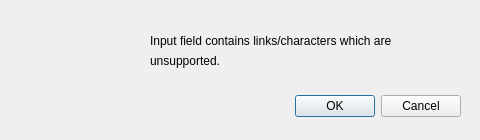
<?xml version="1.0" encoding="UTF-8"?>
<ui version="4.0">
 <class>Dialog</class>
 <widget class="QDialog" name="Dialog">
  <property name="geometry">
   <rect>
    <x>0</x>
    <y>0</y>
    <width>480</width>
    <height>140</height>
   </rect>
  </property>
  <property name="windowTitle">
   <string>Dialog</string>
  </property>
  <widget class="QDialogButtonBox" name="buttonBox">
   <property name="geometry">
    <rect>
     <x>260</x>
     <y>90</y>
     <width>201</width>
     <height>32</height>
    </rect>
   </property>
   <property name="orientation">
    <enum>Qt::Horizontal</enum>
   </property>
   <property name="standardButtons">
    <set>QDialogButtonBox::Cancel|QDialogButtonBox::Ok</set>
   </property>
  </widget>
  <widget class="QLabel" name="label">
   <property name="geometry">
    <rect>
     <x>20</x>
     <y>0</y>
     <width>111</width>
     <height>141</height>
    </rect>
   </property>
   <property name="styleSheet">
    <string notr="true">image: url(:/icons/warning.ico);</string>
   </property>
   <property name="text">
    <string/>
   </property>
  </widget>
  <widget class="QLabel" name="label_2">
   <property name="geometry">
    <rect>
     <x>150</x>
     <y>30</y>
     <width>331</width>
     <height>21</height>
    </rect>
   </property>
   <property name="font">
    <font>
     <family>Segoe UI</family>
     <pointsize>9</pointsize>
    </font>
   </property>
   <property name="text">
    <string>Input field contains links/characters which are</string>
   </property>
  </widget>
  <widget class="QLabel" name="label_3">
   <property name="geometry">
    <rect>
     <x>150</x>
     <y>50</y>
     <width>371</width>
     <height>21</height>
    </rect>
   </property>
   <property name="font">
    <font>
     <family>Segoe UI</family>
     <pointsize>9</pointsize>
    </font>
   </property>
   <property name="text">
    <string>unsupported.</string>
   </property>
  </widget>
 </widget>
 <resources>
  <include location="icons/resource.qrc"/>
 </resources>
 <connections>
  <connection>
   <sender>buttonBox</sender>
   <signal>accepted()</signal>
   <receiver>Dialog</receiver>
   <slot>accept()</slot>
   <hints>
    <hint type="sourcelabel">
     <x>248</x>
     <y>254</y>
    </hint>
    <hint type="destinationlabel">
     <x>157</x>
     <y>274</y>
    </hint>
   </hints>
  </connection>
  <connection>
   <sender>buttonBox</sender>
   <signal>rejected()</signal>
   <receiver>Dialog</receiver>
   <slot>reject()</slot>
   <hints>
    <hint type="sourcelabel">
     <x>316</x>
     <y>260</y>
    </hint>
    <hint type="destinationlabel">
     <x>286</x>
     <y>274</y>
    </hint>
   </hints>
  </connection>
 </connections>
</ui>
